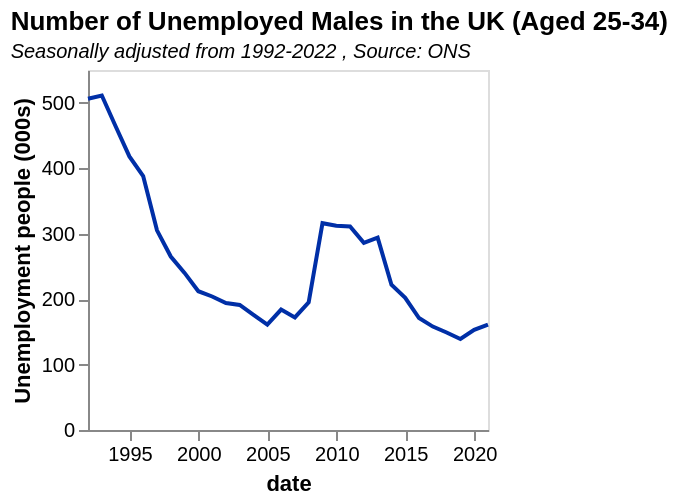

Vega-Lite specification for this chart:
### Vega-Lite specification from a JSON file in a GitHub repository (floating-point values rounded to 4 significant figures)
{"$schema": "https://vega.github.io/schema/vega-lite/v5.json", "data": {"values": [{"date": "1992", "label": "1992", "month": "", "quarter": "", "sourceDataset": "LMS", "updateDate": "2015-10-13T23:00:00.000Z", "value": "506", "year": "1992"}, {"date": "1993", "label": "1993", "month": "", "quarter": "", "sourceDataset": "LMS", "updateDate": "2015-10-13T23:00:00.000Z", "value": "511", "year": "1993"}, {"date": "1994", "label": "1994", "month": "", "quarter": "", "sourceDataset": "LMS", "updateDate": "2015-10-13T23:00:00.000Z", "value": "464", "year": "1994"}, {"date": "1995", "label": "1995", "month": "", "quarter": "", "sourceDataset": "LMS", "updateDate": "2015-10-13T23:00:00.000Z", "value": "418", "year": "1995"}, {"date": "1996", "label": "1996", "month": "", "quarter": "", "sourceDataset": "LMS", "updateDate": "2015-10-13T23:00:00.000Z", "value": "388", "year": "1996"}, {"date": "1997", "label": "1997", "month": "", "quarter": "", "sourceDataset": "LMS", "updateDate": "2015-10-13T23:00:00.000Z", "value": "305", "year": "1997"}, {"date": "1998", "label": "1998", "month": "", "quarter": "", "sourceDataset": "LMS", "updateDate": "2015-10-13T23:00:00.000Z", "value": "265", "year": "1998"}, {"date": "1999", "label": "1999", "month": "", "quarter": "", "sourceDataset": "LMS", "updateDate": "2015-10-13T23:00:00.000Z", "value": "240", "year": "1999"}, {"date": "2000", "label": "2000", "month": "", "quarter": "", "sourceDataset": "LMS", "updateDate": "2015-10-13T23:00:00.000Z", "value": "212", "year": "2000"}, {"date": "2001", "label": "2001", "month": "", "quarter": "", "sourceDataset": "LMS", "updateDate": "2015-10-13T23:00:00.000Z", "value": "204", "year": "2001"}, {"date": "2002", "label": "2002", "month": "", "quarter": "", "sourceDataset": "LMS", "updateDate": "2015-10-13T23:00:00.000Z", "value": "194", "year": "2002"}, {"date": "2003", "label": "2003", "month": "", "quarter": "", "sourceDataset": "LMS", "updateDate": "2015-10-13T23:00:00.000Z", "value": "191", "year": "2003"}, {"date": "2004", "label": "2004", "month": "", "quarter": "", "sourceDataset": "LMS", "updateDate": "2015-10-13T23:00:00.000Z", "value": "176", "year": "2004"}, {"date": "2005", "label": "2005", "month": "", "quarter": "", "sourceDataset": "LMS", "updateDate": "2015-10-13T23:00:00.000Z", "value": "161", "year": "2005"}, {"date": "2006", "label": "2006", "month": "", "quarter": "", "sourceDataset": "LMS", "updateDate": "2015-10-13T23:00:00.000Z", "value": "184", "year": "2006"}, {"date": "2007", "label": "2007", "month": "", "quarter": "", "sourceDataset": "LMS", "updateDate": "2015-10-13T23:00:00.000Z", "value": "172", "year": "2007"}, {"date": "2008", "label": "2008", "month": "", "quarter": "", "sourceDataset": "LMS", "updateDate": "2015-10-13T23:00:00.000Z", "value": "195", "year": "2008"}, {"date": "2009", "label": "2009", "month": "", "quarter": "", "sourceDataset": "LMS", "updateDate": "2015-10-13T23:00:00.000Z", "value": "316", "year": "2009"}, {"date": "2010", "label": "2010", "month": "", "quarter": "", "sourceDataset": "LMS", "updateDate": "2015-10-13T23:00:00.000Z", "value": "312", "year": "2010"}, {"date": "2011", "label": "2011", "month": "", "quarter": "", "sourceDataset": "LMS", "updateDate": "2015-10-13T23:00:00.000Z", "value": "311", "year": "2011"}, {"date": "2012", "label": "2012", "month": "", "quarter": "", "sourceDataset": "LMS", "updateDate": "2016-05-18T08:30:00.000Z", "value": "286", "year": "2012"}, {"date": "2013", "label": "2013", "month": "", "quarter": "", "sourceDataset": "LMS", "updateDate": "2017-05-16T23:00:00.000Z", "value": "294", "year": "2013"}, {"date": "2014", "label": "2014", "month": "", "quarter": "", "sourceDataset": "LMS", "updateDate": "2016-05-18T08:30:00.000Z", "value": "222", "year": "2014"}, {"date": "2015", "label": "2015", "month": "", "quarter": "", "sourceDataset": "LMS", "updateDate": "2016-03-16T09:30:00.000Z", "value": "202", "year": "2015"}, {"date": "2016", "label": "2016", "month": "", "quarter": "", "sourceDataset": "LMS", "updateDate": "2019-02-19T00:00:00.000Z", "value": "171", "year": "2016"}, {"date": "2017", "label": "2017", "month": "", "quarter": "", "sourceDataset": "LMS", "updateDate": "2019-02-19T00:00:00.000Z", "value": "158", "year": "2017"}, {"date": "2018", "label": "2018", "month": "", "quarter": "", "sourceDataset": "LMS", "updateDate": "2019-02-19T00:00:00.000Z", "value": "149", "year": "2018"}, {"date": "2019", "label": "2019", "month": "", "quarter": "", "sourceDataset": "LMS", "updateDate": "2020-02-18T00:00:00.000Z", "value": "139", "year": "2019"}, {"date": "2020", "label": "2020", "month": "", "quarter": "", "sourceDataset": "LMS", "updateDate": "2022-08-15T23:00:00.000Z", "value": "153", "year": "2020"}, {"date": "2021", "label": "2021", "month": "", "quarter": "", "sourceDataset": "LMS", "updateDate": "2022-08-15T23:00:00.000Z", "value": "161", "year": "2021"}], "format": {"parse": {"date": "date"}}}, "title": {"text": "Number of Unemployed Males in the UK (Aged 25-34) ", "subtitle": "Seasonally adjusted from 1992-2022 , Source: ONS", "subtitleFontStyle": "italic", "subtitleFontSize": 10, "anchor": "start", "color": "black"}, "width": 200, "height": 180, "mark": {"type": "line", "color": "rgb(0,47,167"}, "encoding": {"x": {"field": "date", "type": "temporal", "axis": {"grid": false}}, "y": {"field": "value", "type": "quantitative", "axis": {"grid": false}, "title": "Unemployment people (000s)"}}, "config": {}, "transform": [{"calculate": "datum.Totals/1000", "as": "billions"}]}
